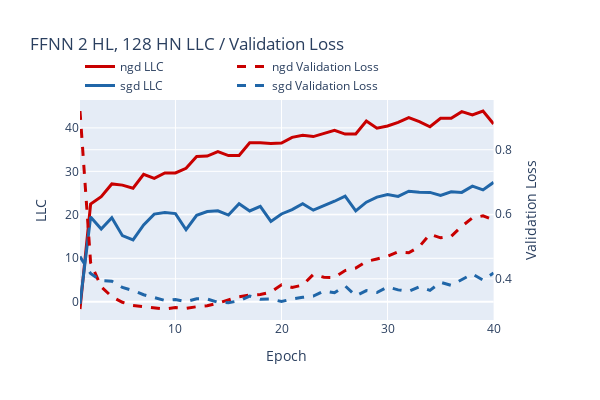

The cell this chart's notebook holds for it:
### Code cell
#visualize LLC and val loss

llc_figures = {}

for title in models.keys():
    llc_fig = make_subplots(specs=[[{"secondary_y" : True}]])
    color_index = 0
    for optim in optimizers:
        color = color_cycle[color_index % len(color_cycle)]
        color_index += 1
        llc_fig.add_trace(go.Scatter(
            x=epochs,
            y=llc_estimates[title][optim],
            mode="lines",
            name=f"{optim} LLC",
            line=dict(color=color, width=3),
        ), secondary_y=False)
        llc_fig.add_trace(go.Scatter(
            x=epochs,
            y=val_losses[title][optim][1:],
            mode="lines",
            name=f"{optim} Validation Loss",
            line=dict(color=color, dash="dash", width=3)
        ), secondary_y=True)
    llc_fig.update_layout(
        title=f"{title} LLC / Validation Loss",
        xaxis_title="Epoch",
        xaxis=dict(
            tickmode='linear',
            tick0=0,
            dtick=10,
        ),
        yaxis_type="linear",
        width=600,
        height=400,
        legend=dict(
            x=0,
            y=1,
            xanchor='left',
            yanchor='bottom',
            orientation='h',
        ),
    )
    llc_fig.update_yaxes(title_text="LLC", secondary_y=False)
    llc_fig.update_yaxes(title_text="Validation Loss", secondary_y=True)
    llc_figures[title] = llc_fig
    llc_fig.show()

### Figure 1 — Plotly figure (JSON) as saved in the notebook; plotly's stock layout.template omitted (floating-point values rounded to 4 significant figures)
{"data": [{"line": {"color": "rgb(200, 0, 0)", "width": 3}, "mode": "lines", "name": "ngd LLC", "type": "scatter", "x": [1, 2, 3, 4, 5, 6, 7, 8, 9, 10, 11, 12, 13, 14, 15, 16, 17, 18, 19, 20, 21, 22, 23, 24, 25, 26, 27, 28, 29, 30, 31, 32, 33, 34, 35, 36, 37, 38, 39, 40], "xaxis": "x", "y": [-1.666, 22.47, 24.18, 27.1, 26.83, 26.11, 29.33, 28.39, 29.63, 29.64, 30.71, 33.43, 33.52, 34.52, 33.63, 33.65, 36.58, 36.59, 36.4, 36.5, 37.83, 38.32, 38.0, 38.79, 39.43, 38.57, 38.6, 41.58, 39.92, 40.44, 41.26, 42.35, 41.43, 40.27, 42.22, 42.21, 43.74, 43.0, 43.89, 40.91, 41.93], "yaxis": "y"}, {"line": {"color": "rgb(200, 0, 0)", "dash": "dash", "width": 3}, "mode": "lines", "name": "ngd Validation Loss", "type": "scatter", "x": [1, 2, 3, 4, 5, 6, 7, 8, 9, 10, 11, 12, 13, 14, 15, 16, 17, 18, 19, 20, 21, 22, 23, 24, 25, 26, 27, 28, 29, 30, 31, 32, 33, 34, 35, 36, 37, 38, 39, 40], "xaxis": "x", "y": [0.92, 0.4501, 0.3752, 0.3448, 0.3273, 0.3174, 0.3139, 0.3093, 0.3065, 0.311, 0.3088, 0.3136, 0.3164, 0.3248, 0.3356, 0.3447, 0.3495, 0.3516, 0.3588, 0.3814, 0.3734, 0.3807, 0.4135, 0.4047, 0.4042, 0.4255, 0.4335, 0.4537, 0.4616, 0.4699, 0.4834, 0.4807, 0.4999, 0.5383, 0.527, 0.5316, 0.5626, 0.5887, 0.5951, 0.5831], "yaxis": "y2"}, {"line": {"color": "rgb(32, 102, 168)", "width": 3}, "mode": "lines", "name": "sgd LLC", "type": "scatter", "x": [1, 2, 3, 4, 5, 6, 7, 8, 9, 10, 11, 12, 13, 14, 15, 16, 17, 18, 19, 20, 21, 22, 23, 24, 25, 26, 27, 28, 29, 30, 31, 32, 33, 34, 35, 36, 37, 38, 39, 40], "xaxis": "x", "y": [-0.5332, 19.49, 16.72, 19.33, 15.21, 14.24, 17.69, 20.17, 20.52, 20.29, 16.57, 19.9, 20.75, 20.93, 19.94, 22.54, 20.89, 21.94, 18.49, 20.19, 21.21, 22.55, 21.07, 22.01, 23.12, 24.29, 20.92, 22.91, 24.07, 24.69, 24.22, 25.43, 25.2, 25.16, 24.46, 25.29, 25.16, 26.6, 25.74, 27.48, 23.28], "yaxis": "y"}, {"line": {"color": "rgb(32, 102, 168)", "dash": "dash", "width": 3}, "mode": "lines", "name": "sgd Validation Loss", "type": "scatter", "x": [1, 2, 3, 4, 5, 6, 7, 8, 9, 10, 11, 12, 13, 14, 15, 16, 17, 18, 19, 20, 21, 22, 23, 24, 25, 26, 27, 28, 29, 30, 31, 32, 33, 34, 35, 36, 37, 38, 39, 40], "xaxis": "x", "y": [0.4689, 0.4164, 0.394, 0.3928, 0.3733, 0.3638, 0.3508, 0.3409, 0.3329, 0.3361, 0.3296, 0.3384, 0.3373, 0.3272, 0.326, 0.332, 0.3467, 0.3366, 0.3374, 0.3297, 0.3375, 0.3426, 0.3464, 0.3625, 0.3569, 0.3782, 0.3472, 0.3634, 0.3576, 0.3747, 0.3658, 0.3611, 0.3753, 0.3642, 0.3893, 0.3797, 0.3983, 0.415, 0.3962, 0.4184], "yaxis": "y2"}], "layout": {"height": 400, "legend": {"orientation": "h", "x": 0, "xanchor": "left", "y": 1, "yanchor": "bottom"}, "title": {"text": "FFNN 2 HL, 128 HN LLC / Validation Loss"}, "width": 600, "xaxis": {"anchor": "y", "domain": [0, 0.94], "dtick": 10, "tick0": 0, "tickmode": "linear", "title": {"text": "Epoch"}}, "yaxis": {"anchor": "x", "domain": [0, 1], "title": {"text": "LLC"}, "type": "linear"}, "yaxis2": {"anchor": "x", "overlaying": "y", "side": "right", "title": {"text": "Validation Loss"}}}}
